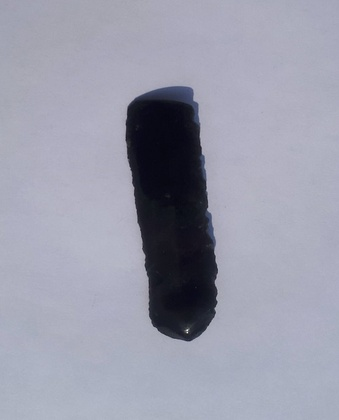
%> input picture SVA/canny1/1.jpg, 339 x 420 px, shrunk from 554 x 687 before the run
$ octave sva_canny.m   (GNU Octave 9; MATLAB toolbox functions it lacks are replaced by stand-ins)
%> lines starting %> are read from the running program, lines starting %| are printed output that depends on the picture
%> further down, IMA is the input picture: size 420x339x3 uint8; mean R, G, B 153.8, 155.3, 170.6
### SVA/FILTROG.m
function h=FILTROG(T,sig)
%> called with T = 3, sig = 2
%%%% Ceballos Conde Emanuel
%%%% Sistemas de vision artificial
%%%% 4MV6 2022/1

for i=1:T
    for j=1:T
        h(i,j)=exp(-((i-T/2-1/2)^2+(j-T/2-1/2)^2)/(2*(sig^2)));
    end
end
h=h/sum(sum(h));
end

### SVA/APLICAFILTRO.m
function J=APLICAFILTRO(I,h)
[filas,columnas]=size(I);
%> filas = 420; columnas = 339
[T,a]=size(h);
for i=(T+1)/2:filas-(T-1)/2
    for j=(T+1)/2:columnas-(T-1)/2
        J(i-(T-1)/2,j-(T-1)/2)=sum(sum(h.*I(i-(T-1)/2:i+(T-1)/2,j-(T-1)/2:j+(T-1)/2)));
    end
end
end

### SVA/GRADMF.m
function [G,phi2]=GRADMF(J)
[filas,columnas]=size(J);
%> filas = 418; columnas = 337
for i=2:filas-1
    for j=2:columnas-1
        Gx(i-1,j-1)=(J(i+1,j)-J(i-1,j))/2;
        Gy(i-1,j-1)=(J(i,j+1)-J(i,j-1))/2;
        G(i-1,j-1)=sqrt(Gx(i-1,j-1)^2+Gy(i-1,j-1)^2);
        phi1(i-1,j-1)=atand(Gy(i-1,j-1)/Gx(i-1,j-1));
        phi2(i-1,j-1)=atan2d(Gy(i-1,j-1),Gx(i-1,j-1));
    end
end
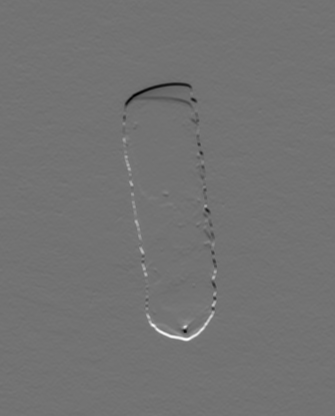
%> Gx: size 416x335 double; min -34.93, max 42.59, mean 0; drawn with min black and max white
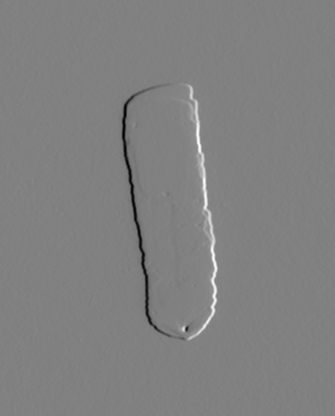
%> Gy: size 416x335 double; min -46.43, max 45.32, mean 0; drawn with min black and max white
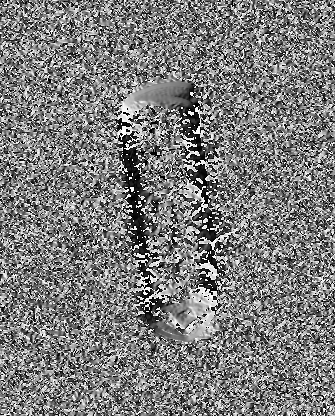
%> phi1: size 416x335 double; 0.07% of the values are NaN or infinite; the others: min -90, max 90, mean -2.1; drawn with min black, max white, NaN and infinite black
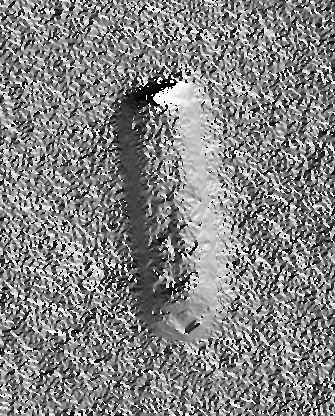
%> phi2: size 416x335 double; min -180, max 180, mean 4.5; drawn with min black and max white
end

### SVA/CCERRMASNMG.m
function [Ibr]=CCERRMASNMG(G,phi)
[filas,columnas]=size(G);
%> filas = 416; columnas = 335
% dir=[0,45,90,135;-180,-135,-90,-45;180,-135,-90,-45];
clear Ibr
for i=2:filas-1
    for j=2:columnas-1
%         [a,dn]=min(min(abs(phi2(i,j)-dir)));

            if (phi(i,j)>=0 && phi(i,j)<45)  || (phi(i,j)>=-180 && phi(i,j)<=-135)
                dn=1;
            elseif (phi(i,j)>=45 && phi(i,j)<90)  || (phi(i,j)>-135 && phi(i,j)<=-90)
                dn=2;
            elseif (phi(i,j)>=90 && phi(i,j)<135)  || (phi(i,j)>-90 && phi(i,j)<=-45)
                dn=3;
            elseif (phi(i,j)>=135 && phi(i,j)<=180)  || (phi(i,j)>-45 && phi(i,j)<0)
                dn=4;
            end

       switch dn
    case 1
        if ((G(i,j)<G(i-1,j)) || (G(i,j)<G(i+1,j)))
            Ibr(i,j)=0;
        else
            Ibr(i,j)=G(i,j);
        end
    case 2
        if ((G(i,j)<G(i+1,j-1)) || (G(i,j)<G(i-1,j+1)))
            Ibr(i,j)=0;
        else
            Ibr(i,j)=G(i,j);
        end
    case 3
        if ((G(i,j)<G(i,j-1)) || (G(i,j)<G(i,j+1)))
            Ibr(i,j)=0;
        else
            Ibr(i,j)=G(i,j);
        end
    case 4
        if ((G(i,j)<G(i-1,j-1)) || (G(i,j)<G(i+1,j+1)))
            Ibr(i,j)=0;
        else
            Ibr(i,j)=G(i,j);
        end
           otherwise

      end
   end
end
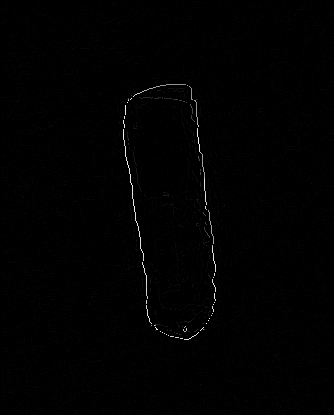
%> Ibr: size 415x334 double; min 0, max 48.58, mean 0.3; drawn with min black and max white
%> after the loop, dn = 4
end

### SVA/sva_canny.m
clc
clear all
close all


IMA=imread('C:\Users\kitsu\Documents\SVA\canny1\1.jpg');
I=double(rgb2gray(IMA));
% imshow(uint8(I))

h=FILTROG(3,2);
J=APLICAFILTRO(I,h);

[G,phi2]=GRADMF(J);
Ibr=CCERRMASNMG(G,phi2);


figure,imshow(uint8(I))
figure,imshow(uint8(10*G))%%amplificion del borde para mayor visualizacion
title('bordes gradiente con amplificación = 3')
figure, mesh(phi2)
%> after `mesh(phi2)`:
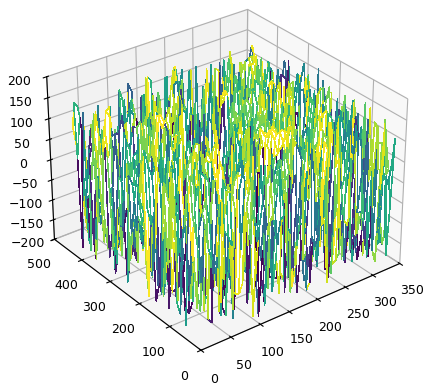
%> figure redrawn from the program's plot data

figure,imshow(uint8(10*Ibr))%%amplificion del borde para mayor visualizacion
%> after `imshow(uint8(10*Ibr))`:
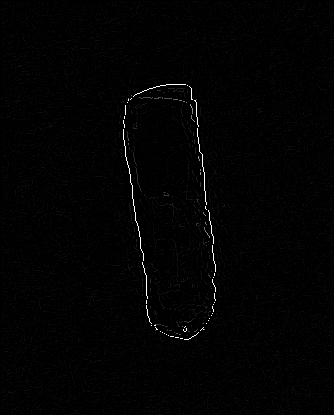
%> displayed picture: size 415x334, on the screen's scale of 0 to 255; min 0, max 255, mean 2.7
title('bordes gradiente con supreción y amplificación = 3')

% IHBOR=CCERRMAHUSNM(Ibr,10,60);
% figure,imshow(uint8(3*IHBOR))
% title('bordes gradiente con histeresis de suprecion y amplificación = 3')
